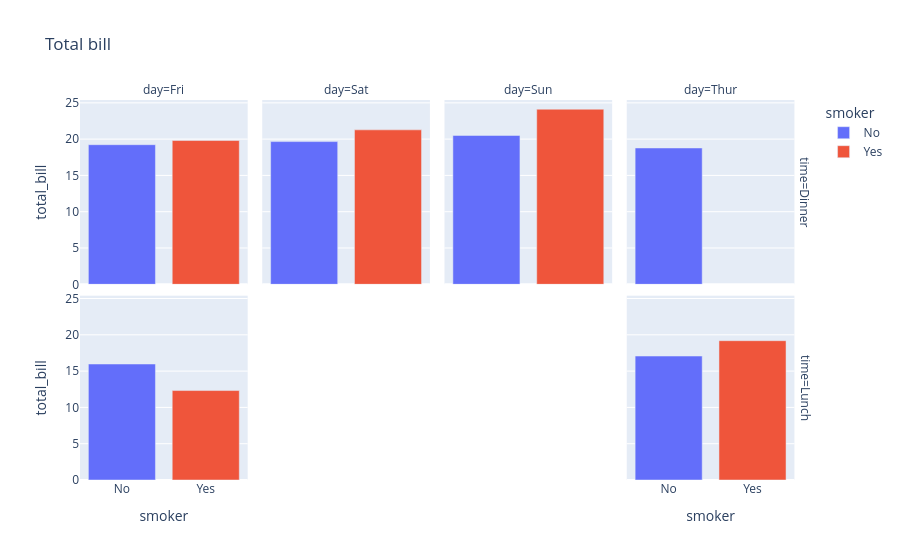

Write notebook code for a chart like this one.
### Markdown cell above
Поменяем `facet_col` и `facet_row` местами:

### Code cell
fig = px.bar(
    df_tips_by_parameters,
    x="smoker",
    y="total_bill",
    facet_col="day",
    facet_row="time", 
    color="smoker",
    title="Total bill",
)
fig.show()

### Figure 1 — Plotly figure (JSON) as saved in the notebook; plotly's stock layout.template omitted (floating-point values rounded to 4 significant figures)
{"data": [{"hovertemplate": "smoker=%{x}<br>time=Dinner<br>day=Fri<br>total_bill=%{y}<extra></extra>", "legendgroup": "No", "marker": {"color": "#636efa", "pattern": {"shape": ""}}, "name": "No", "orientation": "v", "showlegend": true, "textposition": "auto", "type": "bar", "x": ["No"], "xaxis": "x5", "y": [19.23], "yaxis": "y5"}, {"hovertemplate": "smoker=%{x}<br>time=Dinner<br>day=Sat<br>total_bill=%{y}<extra></extra>", "legendgroup": "No", "marker": {"color": "#636efa", "pattern": {"shape": ""}}, "name": "No", "orientation": "v", "showlegend": false, "textposition": "auto", "type": "bar", "x": ["No"], "xaxis": "x6", "y": [19.66], "yaxis": "y6"}, {"hovertemplate": "smoker=%{x}<br>time=Dinner<br>day=Sun<br>total_bill=%{y}<extra></extra>", "legendgroup": "No", "marker": {"color": "#636efa", "pattern": {"shape": ""}}, "name": "No", "orientation": "v", "showlegend": false, "textposition": "auto", "type": "bar", "x": ["No"], "xaxis": "x7", "y": [20.51], "yaxis": "y7"}, {"hovertemplate": "smoker=%{x}<br>time=Dinner<br>day=Thur<br>total_bill=%{y}<extra></extra>", "legendgroup": "No", "marker": {"color": "#636efa", "pattern": {"shape": ""}}, "name": "No", "orientation": "v", "showlegend": false, "textposition": "auto", "type": "bar", "x": ["No"], "xaxis": "x8", "y": [18.78], "yaxis": "y8"}, {"hovertemplate": "smoker=%{x}<br>time=Lunch<br>day=Fri<br>total_bill=%{y}<extra></extra>", "legendgroup": "No", "marker": {"color": "#636efa", "pattern": {"shape": ""}}, "name": "No", "orientation": "v", "showlegend": false, "textposition": "auto", "type": "bar", "x": ["No"], "xaxis": "x", "y": [15.98], "yaxis": "y"}, {"hovertemplate": "smoker=%{x}<br>time=Lunch<br>day=Thur<br>total_bill=%{y}<extra></extra>", "legendgroup": "No", "marker": {"color": "#636efa", "pattern": {"shape": ""}}, "name": "No", "orientation": "v", "showlegend": false, "textposition": "auto", "type": "bar", "x": ["No"], "xaxis": "x4", "y": [17.08], "yaxis": "y4"}, {"hovertemplate": "smoker=%{x}<br>time=Dinner<br>day=Fri<br>total_bill=%{y}<extra></extra>", "legendgroup": "Yes", "marker": {"color": "#EF553B", "pattern": {"shape": ""}}, "name": "Yes", "orientation": "v", "showlegend": true, "textposition": "auto", "type": "bar", "x": ["Yes"], "xaxis": "x5", "y": [19.81], "yaxis": "y5"}, {"hovertemplate": "smoker=%{x}<br>time=Dinner<br>day=Sat<br>total_bill=%{y}<extra></extra>", "legendgroup": "Yes", "marker": {"color": "#EF553B", "pattern": {"shape": ""}}, "name": "Yes", "orientation": "v", "showlegend": false, "textposition": "auto", "type": "bar", "x": ["Yes"], "xaxis": "x6", "y": [21.28], "yaxis": "y6"}, {"hovertemplate": "smoker=%{x}<br>time=Dinner<br>day=Sun<br>total_bill=%{y}<extra></extra>", "legendgroup": "Yes", "marker": {"color": "#EF553B", "pattern": {"shape": ""}}, "name": "Yes", "orientation": "v", "showlegend": false, "textposition": "auto", "type": "bar", "x": ["Yes"], "xaxis": "x7", "y": [24.12], "yaxis": "y7"}, {"hovertemplate": "smoker=%{x}<br>time=Lunch<br>day=Fri<br>total_bill=%{y}<extra></extra>", "legendgroup": "Yes", "marker": {"color": "#EF553B", "pattern": {"shape": ""}}, "name": "Yes", "orientation": "v", "showlegend": false, "textposition": "auto", "type": "bar", "x": ["Yes"], "xaxis": "x", "y": [12.32], "yaxis": "y"}, {"hovertemplate": "smoker=%{x}<br>time=Lunch<br>day=Thur<br>total_bill=%{y}<extra></extra>", "legendgroup": "Yes", "marker": {"color": "#EF553B", "pattern": {"shape": ""}}, "name": "Yes", "orientation": "v", "showlegend": false, "textposition": "auto", "type": "bar", "x": ["Yes"], "xaxis": "x4", "y": [19.19], "yaxis": "y4"}], "layout": {"annotations": [{"font": {}, "showarrow": false, "text": "day=Fri", "x": 0.115, "xanchor": "center", "xref": "paper", "y": 1, "yanchor": "bottom", "yref": "paper"}, {"font": {}, "showarrow": false, "text": "day=Sat", "x": 0.365, "xanchor": "center", "xref": "paper", "y": 1, "yanchor": "bottom", "yref": "paper"}, {"font": {}, "showarrow": false, "text": "day=Sun", "x": 0.615, "xanchor": "center", "xref": "paper", "y": 1, "yanchor": "bottom", "yref": "paper"}, {"font": {}, "showarrow": false, "text": "day=Thur", "x": 0.865, "xanchor": "center", "xref": "paper", "y": 1, "yanchor": "bottom", "yref": "paper"}, {"font": {}, "showarrow": false, "text": "time=Lunch", "textangle": 90, "x": 0.98, "xanchor": "left", "xref": "paper", "y": 0.2425, "yanchor": "middle", "yref": "paper"}, {"font": {}, "showarrow": false, "text": "time=Dinner", "textangle": 90, "x": 0.98, "xanchor": "left", "xref": "paper", "y": 0.7575, "yanchor": "middle", "yref": "paper"}], "barmode": "relative", "legend": {"title": {"text": "smoker"}, "tracegroupgap": 0}, "title": {"text": "Total bill"}, "xaxis": {"anchor": "y", "categoryarray": ["No", "Yes"], "categoryorder": "array", "domain": [0, 0.23], "title": {"text": "smoker"}}, "xaxis2": {"anchor": "y2", "categoryarray": ["No", "Yes"], "categoryorder": "array", "domain": [0.25, 0.48], "matches": "x", "title": {"text": "smoker"}}, "xaxis3": {"anchor": "y3", "categoryarray": ["No", "Yes"], "categoryorder": "array", "domain": [0.5, 0.73], "matches": "x", "title": {"text": "smoker"}}, "xaxis4": {"anchor": "y4", "categoryarray": ["No", "Yes"], "categoryorder": "array", "domain": [0.75, 0.98], "matches": "x", "title": {"text": "smoker"}}, "xaxis5": {"anchor": "y5", "domain": [0, 0.23], "matches": "x", "showticklabels": false}, "xaxis6": {"anchor": "y6", "domain": [0.25, 0.48], "matches": "x", "showticklabels": false}, "xaxis7": {"anchor": "y7", "domain": [0.5, 0.73], "matches": "x", "showticklabels": false}, "xaxis8": {"anchor": "y8", "domain": [0.75, 0.98], "matches": "x", "showticklabels": false}, "yaxis": {"anchor": "x", "domain": [0, 0.485], "title": {"text": "total_bill"}}, "yaxis2": {"anchor": "x2", "domain": [0, 0.485], "matches": "y", "showticklabels": false}, "yaxis3": {"anchor": "x3", "domain": [0, 0.485], "matches": "y", "showticklabels": false}, "yaxis4": {"anchor": "x4", "domain": [0, 0.485], "matches": "y", "showticklabels": false}, "yaxis5": {"anchor": "x5", "domain": [0.515, 1], "matches": "y", "title": {"text": "total_bill"}}, "yaxis6": {"anchor": "x6", "domain": [0.515, 1], "matches": "y", "showticklabels": false}, "yaxis7": {"anchor": "x7", "domain": [0.515, 1], "matches": "y", "showticklabels": false}, "yaxis8": {"anchor": "x8", "domain": [0.515, 1], "matches": "y", "showticklabels": false}}}
